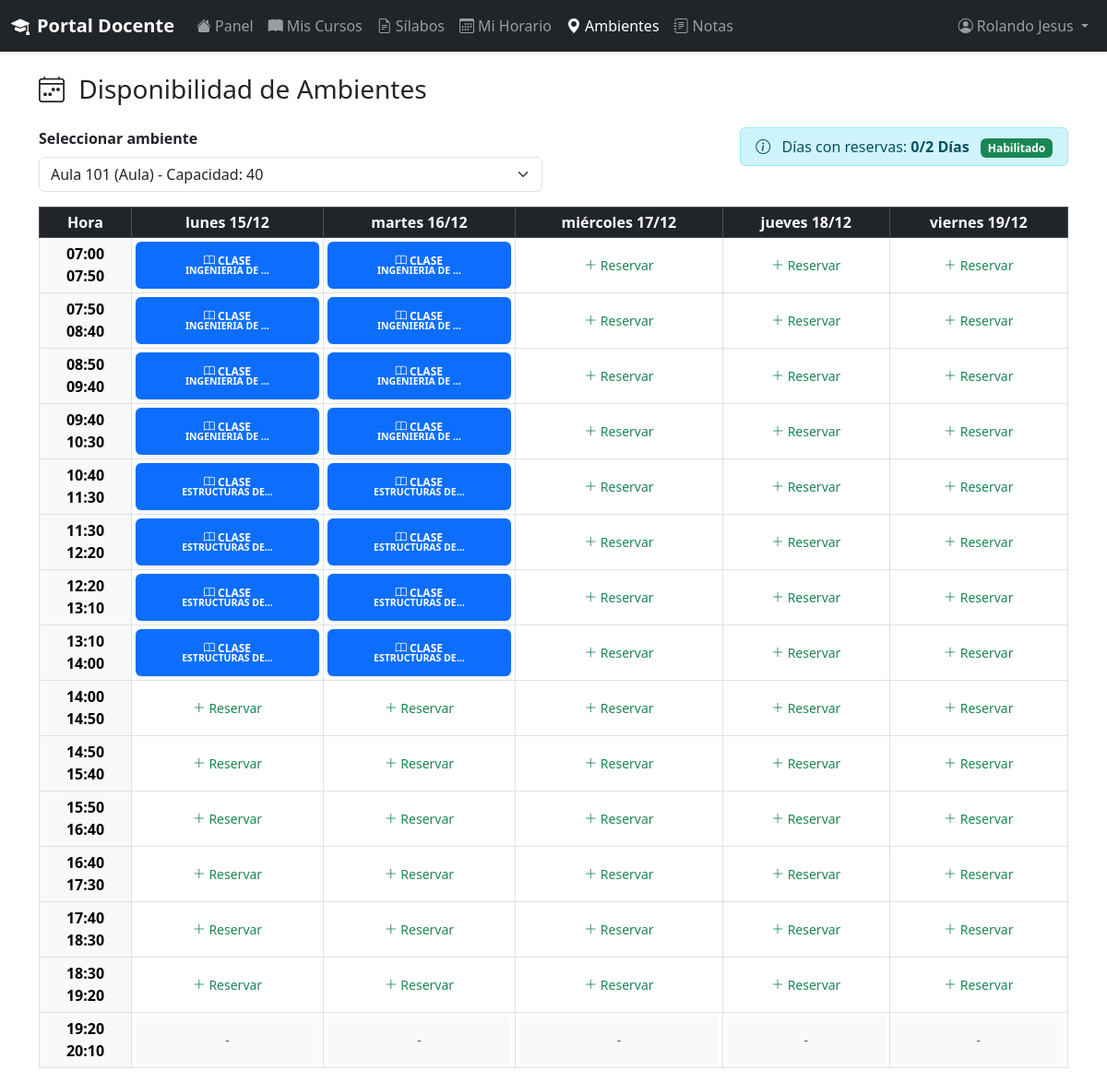
The app's page /profesor/horario/ambiente/ (signed in) with its own data.
### app/models/usuario/models.py (models this page shows, shortened)
class Usuario(AbstractBaseUser, PermissionsMixin):
    codigo = models.CharField(max_length=20, unique=True, primary_key=True)
    nombres = models.CharField(max_length=100)
    apellidos = models.CharField(max_length=100)
    email = models.EmailField(unique=True, validators=[EmailValidator()])
    telefono = models.CharField(max_length=20, blank=True, null=True)
    dni = models.CharField(
        max_length=8,
        unique=True,
        validators=[RegexValidator(regex=r'^\d{8}$', message='DNI debe tener 8 dígitos')]
    )
    tipo_usuario = models.ForeignKey(
        TipoUsuario,
        on_delete=models.PROTECT,
        related_name='usuarios'
    )
    estado_cuenta = models.ForeignKey(
        EstadoCuenta,
        on_delete=models.PROTECT,
        related_name='usuarios',
        default='ACTIVO'
    )
    permisos_usuario = models.ManyToManyField(
        Permiso,
        related_name='usuarios',
        blank=True
    )
    fecha_registro = models.DateTimeField(auto_now_add=True)
    fecha_actualizacion = models.DateTimeField(auto_now=True)
    ultimo_acceso = models.DateTimeField(null=True, blank=True)
    direccion_ip_ultimo_acceso = models.GenericIPAddressField(null=True, blank=True)
    is_active = models.BooleanField(default=True)
    is_staff = models.BooleanField(default=False)
    is_superuser = models.BooleanField(default=False)
    objects = UsuarioManager()
    USERNAME_FIELD = 'email'
    REQUIRED_FIELDS = ['codigo', 'nombres', 'apellidos', 'dni']
    class Meta:
        db_table = 'usuario'
        verbose_name = 'Usuario'
        verbose_name_plural = 'Usuarios'
        ordering = ['apellidos', 'nombres']

### app/models/curso/models.py (models this page shows, shortened)
class Curso(models.Model):
    codigo = models.CharField(max_length=20, unique=True, primary_key=True)
    nombre = models.CharField(max_length=200)
    descripcion = models.TextField(blank=True, null=True)
    creditos = models.IntegerField(default=3)
    horas_teoria = models.IntegerField(default=2)
    horas_practica = models.IntegerField(default=2)
    horas_laboratorio = models.IntegerField(default=0)
    semestre_recomendado = models.IntegerField(default=1)
    escuela = models.ForeignKey(
        Escuela,
        on_delete=models.PROTECT,
        related_name='cursos'
    )
    prerequisitos = models.ManyToManyField(
        'self',
        symmetrical=False,
        related_name='cursos_siguientes',
        blank=True
    )
    fecha_creacion = models.DateTimeField(auto_now_add=True)
    fecha_actualizacion = models.DateTimeField(auto_now=True)
    is_active = models.BooleanField(default=True)
    tiene_grupo_b = models.BooleanField(
        default=False,
        help_text='Si el curso tiene dos grupos (A y B)'
    )
    class Meta:
        db_table = 'curso'
        verbose_name = 'Curso'
        verbose_name_plural = 'Cursos'
        ordering = ['codigo']

### presentacion/views/profesor_views.py (the view, shortened to what this page needs)
# urls.py: path("horario/ambiente/", profesor_horario_ambiente, name="profesor_horario_ambiente"),
@login_required
@login_required
def profesor_horario_ambiente(request):
    profesor = request.user.profesor
    ambientes = Ubicacion.objects.filter(is_active=True)
    ambiente_id = request.GET.get("ambiente")
    if ambiente_id:
        ambiente = Ubicacion.objects.filter(codigo=ambiente_id).first()
    else:
        ambiente = ambientes.first()
    if not ambiente:
        messages.error(request, "No hay ambientes disponibles")
        return redirect("profesor_dashboard")
    hoy = date.today()
    inicio_semana = hoy - timedelta(days=hoy.weekday())
    dias = [(inicio_semana + timedelta(days=i)) for i in range(5)]
    bloques = [
        ("07:00", "07:50"), ("07:50", "08:40"),
        ("08:50", "09:40"), ("09:40", "10:30"),
        ("10:40", "11:30"), ("11:30", "12:20"),
        ("12:20", "13:10"), ("13:10", "14:00"),
        ("14:00", "14:50"), ("14:50", "15:40"),
        ("15:50", "16:40"), ("16:40", "17:30"),
        ("17:40", "18:30"), ("18:30", "19:20"),
        ("19:20", "20:10"),
    ]
    horarios_ambiente = Horario.objects.filter(
        ubicacion=ambiente,
        periodo_academico=PERIODO,
        is_active=True,
        fecha_inicio__lte=inicio_semana + timedelta(days=4),
        fecha_fin__gte=inicio_semana
    )
    reservas_ambiente = ReservaAmbiente.objects.filter(
        ubicacion=ambiente,
        fecha_reserva__gte=inicio_semana,
        fecha_reserva__lte=inicio_semana + timedelta(days=4),
        estado__in=['PENDIENTE', 'CONFIRMADA']
    )
    clases_propias = Horario.objects.filter(
        profesor=profesor,
        periodo_academico=PERIODO,
        is_active=True
    ).select_related('curso')
    reservas_propias_semana = ReservaAmbiente.objects.filter(
        profesor=profesor,
        fecha_reserva__gte=inicio_semana,
        fecha_reserva__lte=inicio_semana + timedelta(days=4),
        estado__in=['PENDIENTE', 'CONFIRMADA']
    ).select_related('ubicacion', 'curso')
    cursos_ids = clases_propias.values_list('curso_id', flat=True).distinct()
    cursos = Curso.objects.filter(pk__in=cursos_ids)
    tabla = {}
    for d in dias:
        tabla[d.day] = [None] * len(bloques)
    for h in horarios_ambiente:
        for dia_fecha in dias:
            if dia_fecha.isoweekday() == h.dia_semana:
                hi_time = h.hora_inicio
                hf_time = h.hora_fin
                for idx, (ini, fin) in enumerate(bloques):
                    b_ini = datetime.strptime(ini, "%H:%M").time()
                    b_fin = datetime.strptime(fin, "%H:%M").time()
                    if hi_time < b_fin and hf_time > b_ini:
                        if tabla[dia_fecha.day][idx] is None:
                            tabla[dia_fecha.day][idx] = {
                                'tipo': 'CLASE',
                                'objeto': h,
                                'profesor': h.profesor,
                                'curso': h.curso
                            }
    dias_reservados = set(r.fecha_reserva for r in reservas_propias_semana)
    dias_count = len(dias_reservados)
    return render(request, "profesor/horario_ambiente.html", {
        "ambientes": ambientes,
        "ambiente": ambiente,
        "dias": dias,
        "bloques": list(enumerate(bloques)),
        "tabla": tabla,
        "dias_reservados": dias_count,
        "puede_reservar": dias_count < 2,
        "cursos": cursos,
    })

### app/templatetags/get_item.py (called while the page is built)
@register.filter
def get_item(container, key):
    try:
        if isinstance(container, dict):
            return container.get(key)
        elif isinstance(container, (list, tuple)):
            return container[int(key)]
        else:
            return None
    except (KeyError, IndexError, ValueError, TypeError):
        return None

### Templates/profesor/horario_ambiente.html (shortened to what this page needs)
{% extends "profesor/base.html" %}
{% load static %}
{% load get_item %}
{% block content %}
<h3 class="mb-4">
    <i class="bi bi-calendar4-week me-2"></i>
    Disponibilidad de Ambientes
</h3>
<div class="row mb-3">
    <div class="col-md-6">
        <form method="get" id="form-ambiente">
            <label class="form-label fw-bold">Seleccionar ambiente</label>
            <select name="ambiente" class="form-select" onchange="document.getElementById('form-ambiente').submit()">
                {% for a in ambientes %}
                <option value="{{ a.codigo }}" {% if ambiente.codigo == a.codigo %}selected{% endif %}>
                    {{ a.nombre }} ({{ a.get_tipo_display }}) - Capacidad: {{ a.capacidad }}
                </option>
                {% endfor %}
            </select>
        </form>
    </div>
    <div class="col-md-6 text-end">
        <div class="alert alert-info d-inline-block py-2">
            <i class="bi bi-info-circle me-2"></i>
            Días con reservas: <strong>{{ dias_reservados }}/2 Días</strong>
            {% if puede_reservar %}
            <span class="badge bg-success ms-2">Habilitado</span>
            {% else %}
            <span class="badge bg-danger ms-2">Límite alcanzado</span>
            {% endif %}
        </div>
    </div>
</div>
<div class="table-responsive">
    <table class="table table-bordered text-center table-sm">
        <thead class="table-dark">
            <tr>
                <th style="width: 100px;">Hora</th>
                {% for d in dias %}
                <th>{{ d|date:"l d/m" }}</th>
                {% endfor %}
            </tr>
        </thead>
        <tbody>
            {% for idx, bloque in bloques %}
            <tr>
                <td class="align-middle bg-light"><strong>{{ bloque.0 }}<br>{{ bloque.1 }}</strong></td>
                {% for d in dias %}
                {% with celda=tabla|get_item:d.day|get_item:idx %}
                <td class="align-middle p-1 position-relative" style="height: 60px;">
                    {% if celda %}
                        {% if celda.tipo == 'CLASE' %}
                            <div class="badge bg-primary w-100 p-2 text-wrap shadow-sm h-100 d-flex flex-column justify-content-center">
                                <div><i class="bi bi-book"></i> CLASE</div>
                                <small>{{ celda.curso.nombre|truncatechars:15 }}</small>
                            </div>
                        {% elif celda.tipo == 'DOCENTE_OCUPADO' %}
                            <div class="badge bg-secondary w-100 p-2 text-wrap bg-opacity-75 h-100 d-flex flex-column justify-content-center"
                                 title="{{ celda.motivo }}">
                                <div><i class="bi bi-person-x"></i> NO DISP.</div>
                                <small class="text-white-50" style="font-size: 0.7rem;">{{ celda.motivo|truncatechars:18 }}</small>
                            </div>
                        {% endif %}
                    {% else %}
                        {% if puede_reservar %}
                            {% if idx < bloques|length|add:"-1" %}
                                <div onclick="abrirModalReserva('{{ d|date:'Y-m-d' }}', '{{ bloque.0 }}', '{{ bloque.1 }}')"
                                     style="cursor:pointer; height: 100%; width: 100%; min-height: 50px;"
                                     class="d-flex align-items-center justify-content-center text-success bg-white hover-overlay border-0">
                                    <div class="small">
                                        <i class="bi bi-plus-lg"></i> Reservar
                                    </div>
                                </div>
                            {% else %}
                                <div class="d-flex align-items-center justify-content-center text-muted bg-light h-100">
                                    <small>-</small>
                                </div>
                            {% endif %}
                        {% else %}
                            <div class="d-flex align-items-center justify-content-center text-muted bg-light h-100 opacity-50">
                                <i class="bi bi-slash-circle"></i>
                            </div>
                        {% endif %}
                    {% endif %}
                </td>
                {% endwith %}
                {% endfor %}
            </tr>
            {% endfor %}
        </tbody>
    </table>
</div>
{% endblock %}

### Templates/profesor/base.html (shortened to what this page needs)
<!doctype html>
<html lang="es">
<head>
    <link href="https://cdn.jsdelivr.net/npm/bootstrap@5.3.2/dist/css/bootstrap.min.css" rel="stylesheet">
    <link rel="stylesheet" href="https://cdn.jsdelivr.net/npm/bootstrap-icons@1.11.1/font/bootstrap-icons.css">
</head>
<body>
            <nav class="navbar navbar-expand-lg navbar-dark bg-dark shadow-sm">
        <div class="container-fluid">
            <a class="navbar-brand fw-bold" href="{% url 'profesor_dashboard' %}">
                <i class="bi bi-mortarboard-fill me-2"></i>Portal Docente
            </a>
            <div class="collapse navbar-collapse" id="navbarNav">
                <ul class="navbar-nav me-auto">
                    <li class="nav-item">
                        <a class="nav-link {% if request.resolver_match.url_name == 'profesor_dashboard' %}active{% endif %}"
                           href="{% url 'profesor_dashboard' %}">
                            <i class="bi bi-house-fill me-1"></i>Panel
                        </a>
                    </li>
                    <li class="nav-item">
                        <a class="nav-link {% if request.resolver_match.url_name == 'profesor_cursos' %}active{% endif %}"
                           href="{% url 'profesor_cursos' %}">
                            <i class="bi bi-book-fill me-1"></i>Mis Cursos
                        </a>
                    </li>
                    <li class="nav-item">
                        <a class="nav-link {% if request.resolver_match.url_name == 'listar_silabos_profesor' %}active{% endif %}"
                           href="{% url 'listar_silabos_profesor' %}">
                            <i class="bi bi-file-earmark-text me-1"></i>Sílabos
                        </a>
                    </li>
                    <li class="nav-item">
                        <a class="nav-link {% if request.resolver_match.url_name == 'profesor_horario' %}active{% endif %}"
                           href="{% url 'profesor_horario' %}">
                            <i class="bi bi-calendar3 me-1"></i>Mi Horario
                        </a>
                    </li>
                    <li class="nav-item">
                        <a class="nav-link {% if request.resolver_match.url_name == 'profesor_horario_ambiente' %}active{% endif %}"
                           href="{% url 'profesor_horario_ambiente' %}">
                            <i class="bi bi-geo-alt-fill me-1"></i>Ambientes
                        </a>
                    </li>
                    <li class="nav-item">
                        <a class="nav-link {% if 'notas' in request.resolver_match.url_name %}active{% endif %}"
                           href="{% url 'seleccionar_curso_notas' %}">
                            <i class="bi bi-journal-text me-1"></i>Notas
                        </a>
                    </li>
                </ul>
                <ul class="navbar-nav ms-auto">
                    <li class="nav-item dropdown">
                        <a class="nav-link dropdown-toggle" href="#" id="navbarDropdown" role="button" data-bs-toggle="dropdown">
                            <i class="bi bi-person-circle me-1"></i>{{ request.user.nombres }}
                        </a>
                    </li>
                </ul>
            </div>
        </div>
    </nav>
    <main class="container mt-4">
        {% block content %}{% endblock %}
    </main>
</body>
</html>

### records on screen
Usuario: user.nombres "Rolando Jesus"
Curso: curso.nombre "INGENIERIA DE …" "INGENIERIA DE …" "INGENIERIA DE …" "INGENIERIA DE …" "INGENIERIA DE …" "INGENIERIA DE …" "INGENIERIA DE …" "INGENIERIA DE …"
Curso: curso.nombre "ESTRUCTURAS DE…" "ESTRUCTURAS DE…" "ESTRUCTURAS DE…" "ESTRUCTURAS DE…" "ESTRUCTURAS DE…" "ESTRUCTURAS DE…" "ESTRUCTURAS DE…" "ESTRUCTURAS DE…"

### other values on screen
{{ dias_reservados }} "0"
{{ d|date:"l d/m" }} "lunes 15/12" "martes 16/12" "miércoles 17/12" "jueves 18/12" "viernes 19/12"
{{ bloque.0 }} "07:00" "07:50" "08:50" "09:40" "10:40" "11:30" "12:20" "13:10" "14:00" "14:50" "15:50" "16:40" "17:40" "18:30" "19:20"
{{ bloque.1 }} "07:50" "08:40" "09:40" "10:30" "11:30" "12:20" "13:10" "14:00" "14:50" "15:40" "16:40" "17:30" "18:30" "19:20" "20:10"
form field ambiente "Aula 101 (Aula) - Capacidad: 40"
